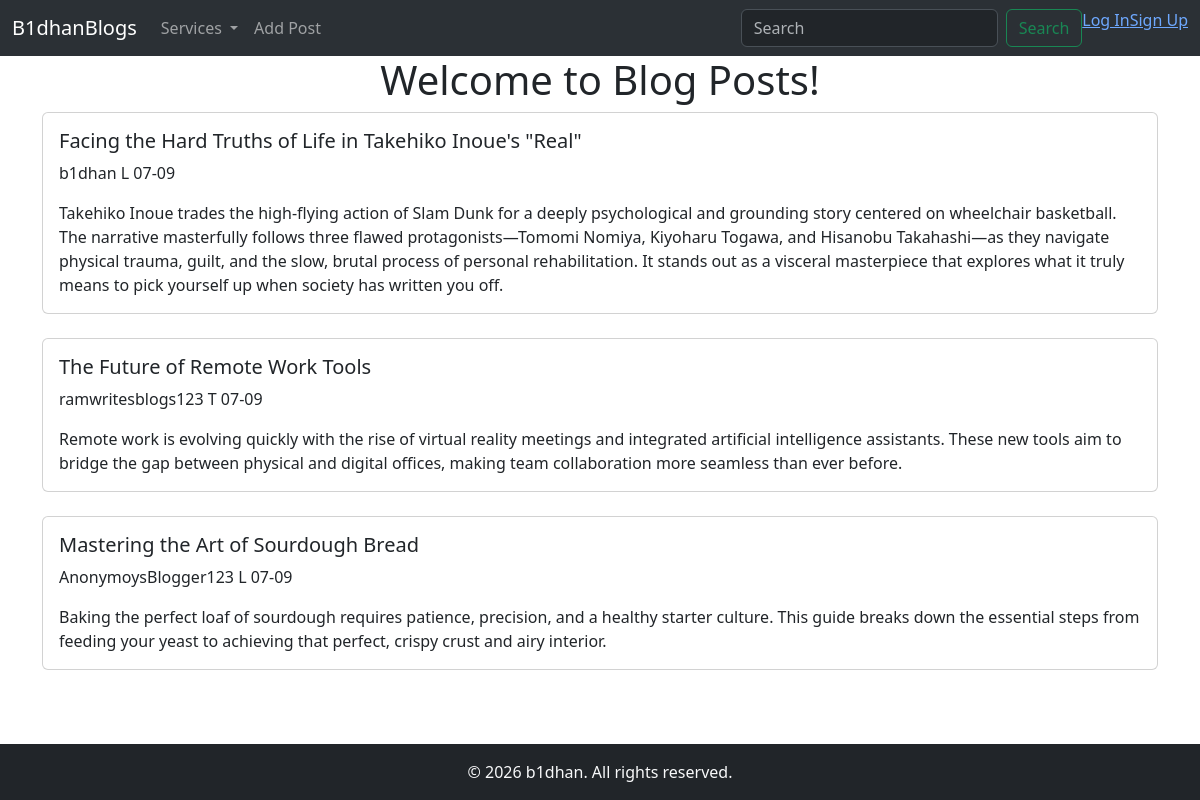
The page / on the database its author committed.
### firstapp/models.py (models this page shows, shortened)
class Posts(models.Model):
    POST_CHOICES=[
        ('L','Literature'),
        ('T','Tech'),
        ('S','Social'),
    ]
    class Meta:
        verbose_name='Post'
        verbose_name_plural='Posts'
    category=models.CharField(max_length=1, choices=POST_CHOICES,default=1)
    title=models.CharField(max_length=200)
    image_url=models.URLField(null=True)
    status=models.CharField(max_length=20)
    content=models.TextField()
    slug=models.CharField(unique=True)
    from django.conf import settings
    created_by=models.ForeignKey(settings.AUTH_USER_MODEL, on_delete=models.CASCADE, null=True, blank=True)
    created_at=models.DateTimeField(auto_now_add=True)
    updated_at=models.DateTimeField(auto_now=True)

### firstapp/views.py (the view)
# urls.py: path('', views.html_view, name='html_view'),
def html_view(request):
    posts = Posts.objects.all()
    return render(request, 'firstapp/index.html', {"posts": posts})

### firstapp/templates/firstapp/index.html (shortened to what this page needs)
{%load static%}
<!DOCTYPE html>
<html lang="en">
<head>
    <link rel="stylesheet" href="{% static 'firstapp/styles.css' %}">
    <link href="https://cdn.jsdelivr.net/npm/bootstrap@5.3.8/dist/css/bootstrap.min.css" rel="stylesheet">
</head>
<body>
    <nav class="navbar navbar-expand-lg bg-body-tertiary" data-bs-theme="dark">
  <div class="container-fluid">
    <a class="navbar-brand" href="{%url 'html_view'%}">B1dhanBlogs</a>
    <div class="collapse navbar-collapse" id="navbarSupportedContent">
      <ul class="navbar-nav me-auto mb-2 mb-lg-0">
        <li class="nav-item dropdown">
          <a class="nav-link dropdown-toggle" href="#" role="button" data-bs-toggle="dropdown" aria-expanded="false">
            Services
          </a>
        </li>
        <li class="nav-item">
            <a class="nav-link" href="{%url 'create_post'%}"> Add Post</a>
          </li>
      </ul>
<form class="d-flex" role="search" method="get" action="{% url 'search' %}">
    <input class="form-control me-2" type="search" name="q" value="{{ q }}" placeholder="Search" aria-label="Search"/>
    <button class="btn btn-outline-success" type="submit">Search</button>
</form>
  {%if user.is_authenticated%}
      <p style="color: white;"> User: {{user}} </p>
      <form method="post" action="{%url 'logout_view'%}">
          {% csrf_token%}
          <button type="submit">Logout</button>
      </form>
      {%else%}
      <p> <a href="{%url 'login_view' %}">Log In </a></p>
      <p> <a href="{%url 'signup_view' %}">Sign Up</a></p>
  {%endif%}
    </div>
  </div>
</nav>
<main class="container">
    {%block content%}
    <h1 style="text-align: center">Welcome to Blog Posts!</h1>
        {%if posts%}
        {%for post in posts%}
  <a href="{%url 'post_detail' post.id%}" style="text-decoration: none;">
  <div class="card mb-4">
   <div class="card-body">
    <h5 class="card-title">{{post.title}}</h5>
    <p class="text-seconadary">
      <span>{{post.created_by}}</span>
      <span>{{post.category}}</span>
      <span>{{post.created_at|date:"m-d"}}</span>
    </p>
    <p class="card-text">{{post.content}}</p>
    </div>
  </div>
  </a>
{%endfor%}
{%else%}
<p>No Post Available</p>
{%endif%}
    {%endblock content%}
</main>
<footer class="bg-dark text-light text-center py-3 mt-5">
    <div class="container">
        <p class="mb-0">&copy; {% now "Y" %} b1dhan. All rights reserved.</p>
    </div>
</footer>
</body>
</html>

### firstapp/static/firstapp/styles.css (style rules this page uses)
html, body { height: 100%; }
body { display: flex; flex-direction: column; min-height: 100vh; }
main { flex: 1; }

### rows shown on the page
Posts: title "Facing the Hard Truths of Life in Takehiko Inoue's \"Real\"", created_by "b1dhan", category "L", created_at "07-09", content "Takehiko Inoue trades the high-flying action of Slam Dunk for a deeply psychological and grounding story centered on wheelchair basketball. The narrative masterfully follows three flawed protagonists—Tomomi Nomiya, Kiyoharu Togawa, and Hisanobu Takahashi—as they navigate physical trauma, guilt, and the slow, brutal process of personal rehabilitation. It stands out as a visceral masterpiece that explores what it truly means to pick yourself up when society has written you off."
Posts: title "The Future of Remote Work Tools", created_by "ramwritesblogs123", category "T", created_at "07-09", content "Remote work is evolving quickly with the rise of virtual reality meetings and integrated artificial intelligence assistants. These new tools aim to bridge the gap between physical and digital offices, making team collaboration more seamless than ever before."
Posts: title "Mastering the Art of Sourdough Bread", created_by "AnonymoysBlogger123", category "L", created_at "07-09", content "Baking the perfect loaf of sourdough requires patience, precision, and a healthy starter culture. This guide breaks down the essential steps from feeding your yeast to achieving that perfect, crispy crust and airy interior."
